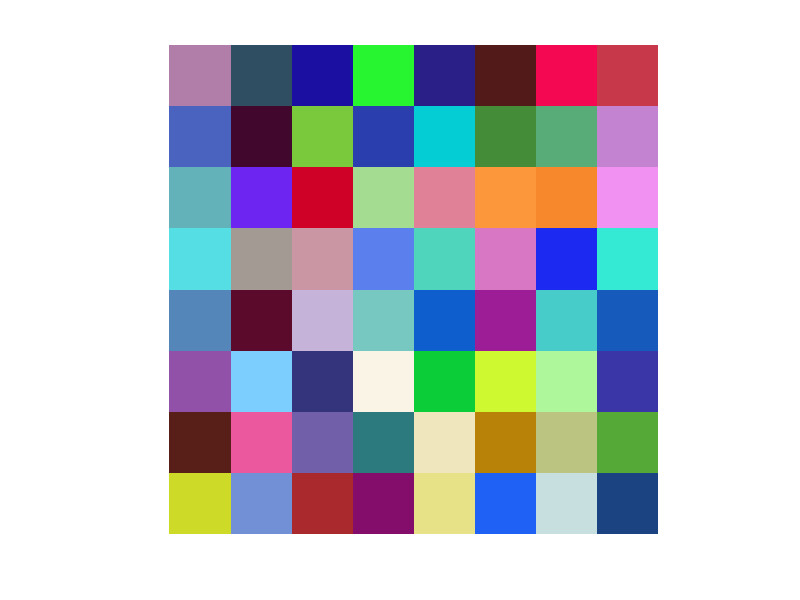

This chart was generated by the following MATLAB code:
% excitingcolormaps

img = reshape(1:64,8,8);
image(img); colormap(gray(64)); %a colormap that goes up in steps of 1/64 until it gets to 1 at end of each column
axis square %makes each tick mark the same
axis off %takes off labels
drawnow
pause

%change the paint pots that each cell are painted with (the values still
%stay the same as in img)
for i=1:200
    pp=rand(64,3)
    colormap(pp)
    drawnow; %refreshes image before re-doing the loop
end

%replaces all the squares with random numbers

